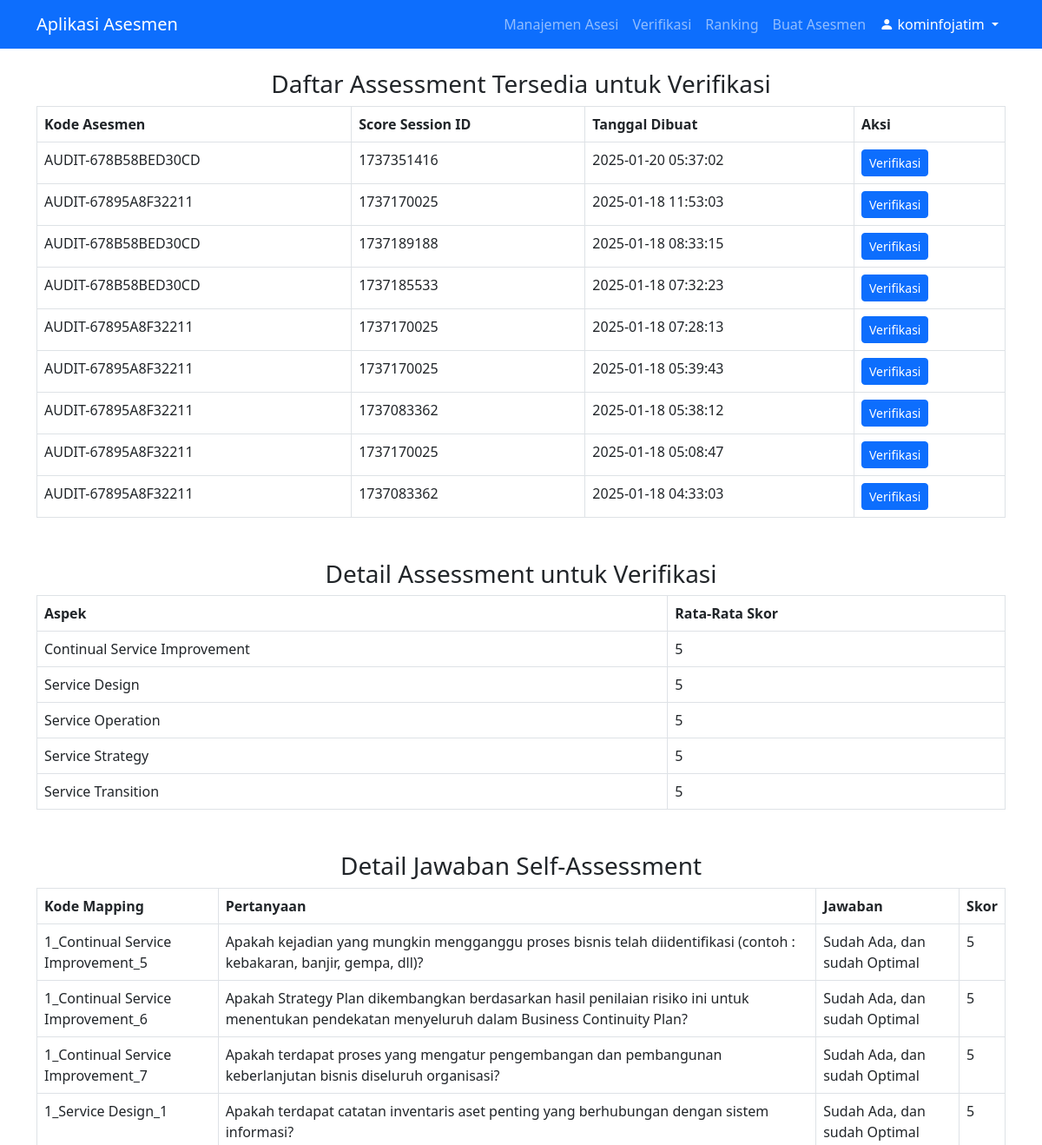
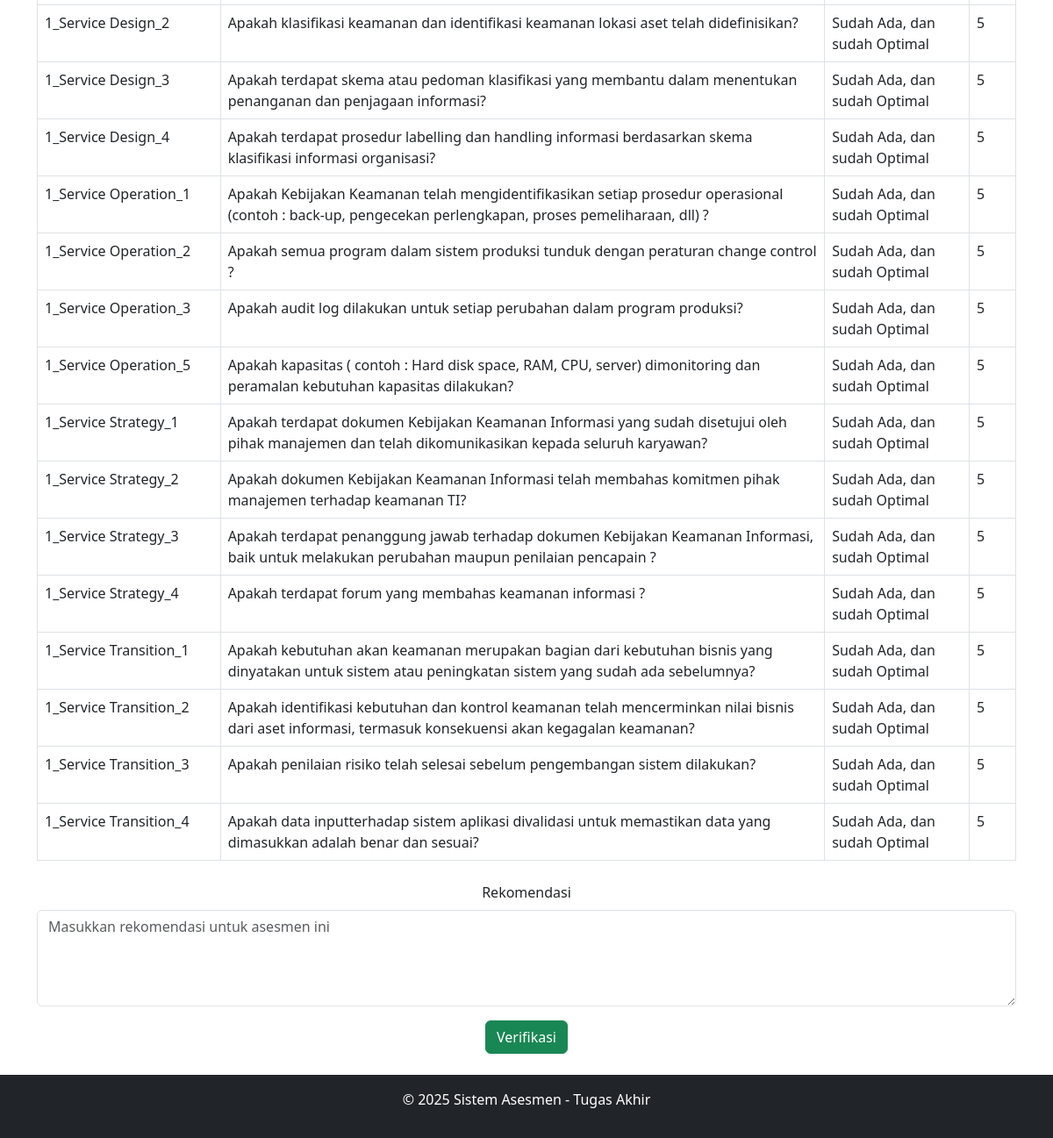
The app's page /views/tim_penilai/verif_asesmen.php?asesmen_kode=AUDIT-67895A8F32211&score_session_id=1737170025 (signed in) with its own data (2 pictures, top to bottom).
### tables this page shows
CREATE TABLE `asesmen_jawaban` (
  `id` int(11) NOT NULL,
  `user_id` int(11) NOT NULL,
  `question_id` int(11) NOT NULL,
  `asesmen_kode` varchar(50) DEFAULT NULL,
  `jawaban` text,
  `skor` int(11) DEFAULT NULL,
  `status` enum('draft','submitted') DEFAULT 'draft',
  `created_at` timestamp NOT NULL DEFAULT CURRENT_TIMESTAMP,
  `source` varchar(50) DEFAULT NULL,
  `periode_audit` year(4) NOT NULL,
  `score_session_id` int(11) DEFAULT NULL
);

CREATE TABLE `asesmen_pertanyaan` (
  `id` int(11) NOT NULL,
  `kode_mapping` varchar(255) NOT NULL,
  `asesmen_periode` int(11) DEFAULT NULL,
  `pertanyaan` text NOT NULL,
  `created_at` timestamp NOT NULL DEFAULT CURRENT_TIMESTAMP,
  `source` varchar(255) DEFAULT NULL
);

### views/tim_penilai/verif_asesmen.php (the view, shortened to what this page needs)
<?php
include '../../includes/db.php';
include '../../includes/header.php';
$asesmen_kode = isset($_GET['asesmen_kode']) ? $conn->real_escape_string($_GET['asesmen_kode']) : null;
$score_session_id = isset($_GET['score_session_id']) ? (int)$_GET['score_session_id'] : null;
$available_assessments = $conn->query("
    SELECT DISTINCT asesmen_kode, score_session_id, created_at
    FROM asesmen_hasil
    ORDER BY created_at DESC
");
$results_query = null;
if ($asesmen_kode && $score_session_id) {
    $results_query = $conn->query("
        SELECT DISTINCT aspek, skor_rata_rata
        FROM asesmen_hasil
        WHERE asesmen_kode = '$asesmen_kode' AND score_session_id = $score_session_id
        GROUP BY aspek
    ");
}
$details_query = null;
if ($asesmen_kode && $score_session_id) {
    $details_query = $conn->query("
        SELECT q.kode_mapping, q.pertanyaan, a.jawaban, a.skor
        FROM asesmen_jawaban a
        JOIN asesmen_pertanyaan q ON a.question_id = q.id
        WHERE a.asesmen_kode = '$asesmen_kode' AND a.score_session_id = $score_session_id
    ");
}
?>
<h3 class="text-center">Daftar Assessment Tersedia untuk Verifikasi</h3>
<table class="table table-bordered">
    <thead>
        <tr>
            <th>Kode Asesmen</th>
            <th>Score Session ID</th>
            <th>Tanggal Dibuat</th>
            <th>Aksi</th>
        </tr>
    </thead>
    <tbody>
        <?php while ($row = $available_assessments->fetch_assoc()): ?>
            <tr>
                <td><?php echo htmlspecialchars($row['asesmen_kode']); ?></td>
                <td><?php echo htmlspecialchars($row['score_session_id']); ?></td>
                <td><?php echo htmlspecialchars($row['created_at']); ?></td>
                <td>
                    <a href="verif_asesmen.php?asesmen_kode=<?php echo urlencode($row['asesmen_kode']); ?>&score_session_id=<?php echo urlencode($row['score_session_id']); ?>"
                       class="btn btn-primary btn-sm">
                        Verifikasi
                    </a>
                </td>
            </tr>
        <?php endwhile; ?>
    </tbody>
</table>
<?php if ($asesmen_kode && $score_session_id): ?>
    <h3 class="text-center mt-5">Detail Assessment untuk Verifikasi</h3>
    <?php if ($results_query && $results_query->num_rows > 0): ?>
        <table class="table table-bordered">
            <thead>
                <tr>
                    <th>Aspek</th>
                    <th>Rata-Rata Skor</th>
                </tr>
            </thead>
            <tbody>
                <?php while ($row = $results_query->fetch_assoc()): ?>
                    <tr>
                        <td><?php echo htmlspecialchars($row['aspek']); ?></td>
                        <td><?php echo htmlspecialchars(round($row['skor_rata_rata'], 2)); ?></td>
                    </tr>
                <?php endwhile; ?>
            </tbody>
        </table>
    <?php else: ?>
        <div class="alert alert-warning">Tidak ada hasil rata-rata untuk kode asesmen dan sesi skor ini.</div>
    <?php endif; ?>
    <?php if ($details_query && $details_query->num_rows > 0): ?>
        <h3 class="text-center mt-5">Detail Jawaban Self-Assessment</h3>
        <table class="table table-bordered">
            <thead>
                <tr>
                    <th>Kode Mapping</th>
                    <th>Pertanyaan</th>
                    <th>Jawaban</th>
                    <th>Skor</th>
                </tr>
            </thead>
            <tbody>
                <?php while ($row = $details_query->fetch_assoc()): ?>
                    <tr>
                        <td><?php echo htmlspecialchars($row['kode_mapping']); ?></td>
                        <td><?php echo htmlspecialchars($row['pertanyaan']); ?></td>
                        <td><?php echo htmlspecialchars($row['jawaban']); ?></td>
                        <td><?php echo htmlspecialchars($row['skor']); ?></td>
                    </tr>
                <?php endwhile; ?>
            </tbody>
        </table>
        <div class="text-center mt-4">
            <form method="POST" action="">
                <div class="mb-3">
                    <label for="rekomendasi" class="form-label">Rekomendasi</label>
                    <textarea name="rekomendasi" id="rekomendasi" class="form-control" rows="4" placeholder="Masukkan rekomendasi untuk asesmen ini" required></textarea>
                </div>
                <button type="submit" name="verify" class="btn btn-success">Verifikasi</button>
            </form>
        </div>
    <?php endif; ?>
<?php endif; ?>
<?php include '../../includes/footer.php'; ?>

### records on screen
asesmen_jawaban: asesmen_pertanyaan.kode_mapping "1_Continual Service Improvement_5", asesmen_pertanyaan.pertanyaan "Apakah kejadian yang mungkin mengganggu proses bisnis telah diidentifikasi (contoh : kebakaran, banjir, gempa, dll)?", jawaban "Sudah Ada, dan sudah Optimal", skor "5"
asesmen_jawaban: asesmen_pertanyaan.kode_mapping "1_Continual Service Improvement_6", asesmen_pertanyaan.pertanyaan "Apakah Strategy Plan dikembangkan berdasarkan hasil penilaian risiko ini untuk menentukan pendekatan menyeluruh dalam Business Continuity Plan?", jawaban "Sudah Ada, dan sudah Optimal", skor "5"
asesmen_jawaban: asesmen_pertanyaan.kode_mapping "1_Continual Service Improvement_7", asesmen_pertanyaan.pertanyaan "Apakah terdapat proses yang mengatur pengembangan dan pembangunan keberlanjutan bisnis diseluruh organisasi?", jawaban "Sudah Ada, dan sudah Optimal", skor "5"
asesmen_jawaban: asesmen_pertanyaan.kode_mapping "1_Service Design_1", asesmen_pertanyaan.pertanyaan "Apakah terdapat catatan inventaris aset penting yang berhubungan dengan sistem informasi?", jawaban "Sudah Ada, dan sudah Optimal", skor "5"
asesmen_jawaban: asesmen_pertanyaan.kode_mapping "1_Service Design_2", asesmen_pertanyaan.pertanyaan "Apakah klasifikasi keamanan dan identifikasi keamanan lokasi aset telah didefinisikan?", jawaban "Sudah Ada, dan sudah Optimal", skor "5"
asesmen_jawaban: asesmen_pertanyaan.kode_mapping "1_Service Design_3", asesmen_pertanyaan.pertanyaan "Apakah terdapat skema atau pedoman klasifikasi yang membantu dalam menentukan penanganan dan penjagaan informasi?", jawaban "Sudah Ada, dan sudah Optimal", skor "5"
asesmen_jawaban: asesmen_pertanyaan.kode_mapping "1_Service Design_4", asesmen_pertanyaan.pertanyaan "Apakah terdapat prosedur labelling dan handling informasi berdasarkan skema klasifikasi informasi organisasi?", jawaban "Sudah Ada, dan sudah Optimal", skor "5"
asesmen_jawaban: asesmen_pertanyaan.kode_mapping "1_Service Operation_1", asesmen_pertanyaan.pertanyaan "Apakah Kebijakan Keamanan telah mengidentifikasikan setiap prosedur operasional (contoh : back-up, pengecekan perlengkapan, proses pemeliharaan, dll) ?", jawaban "Sudah Ada, dan sudah Optimal", skor "5"
asesmen_jawaban: asesmen_pertanyaan.kode_mapping "1_Service Operation_2", asesmen_pertanyaan.pertanyaan "Apakah semua program dalam sistem produksi tunduk dengan peraturan change control ?", jawaban "Sudah Ada, dan sudah Optimal", skor "5"
asesmen_jawaban: asesmen_pertanyaan.kode_mapping "1_Service Operation_3", asesmen_pertanyaan.pertanyaan "Apakah audit log dilakukan untuk setiap perubahan dalam program produksi?", jawaban "Sudah Ada, dan sudah Optimal", skor "5"
asesmen_jawaban: asesmen_pertanyaan.kode_mapping "1_Service Operation_5", asesmen_pertanyaan.pertanyaan "Apakah kapasitas ( contoh : Hard disk space, RAM, CPU, server) dimonitoring dan peramalan kebutuhan kapasitas dilakukan?", jawaban "Sudah Ada, dan sudah Optimal", skor "5"
asesmen_jawaban: asesmen_pertanyaan.kode_mapping "1_Service Strategy_1", asesmen_pertanyaan.pertanyaan "Apakah terdapat dokumen Kebijakan Keamanan Informasi yang sudah disetujui oleh pihak manajemen dan telah dikomunikasikan kepada seluruh karyawan?", jawaban "Sudah Ada, dan sudah Optimal", skor "5"
asesmen_jawaban: asesmen_pertanyaan.kode_mapping "1_Service Strategy_2", asesmen_pertanyaan.pertanyaan "Apakah dokumen Kebijakan Keamanan Informasi telah membahas komitmen pihak manajemen terhadap keamanan TI?", jawaban "Sudah Ada, dan sudah Optimal", skor "5"
asesmen_jawaban: asesmen_pertanyaan.kode_mapping "1_Service Strategy_3", asesmen_pertanyaan.pertanyaan "Apakah terdapat penanggung jawab terhadap dokumen Kebijakan Keamanan Informasi, baik untuk melakukan perubahan maupun penilaian pencapain ?", jawaban "Sudah Ada, dan sudah Optimal", skor "5"
asesmen_jawaban: asesmen_pertanyaan.kode_mapping "1_Service Strategy_4", asesmen_pertanyaan.pertanyaan "Apakah terdapat forum yang membahas keamanan informasi ?", jawaban "Sudah Ada, dan sudah Optimal", skor "5"
asesmen_jawaban: asesmen_pertanyaan.kode_mapping "1_Service Transition_1", asesmen_pertanyaan.pertanyaan "Apakah kebutuhan akan keamanan merupakan bagian dari kebutuhan bisnis yang dinyatakan untuk sistem atau peningkatan sistem yang sudah ada sebelumnya?", jawaban "Sudah Ada, dan sudah Optimal", skor "5"
asesmen_jawaban: asesmen_pertanyaan.kode_mapping "1_Service Transition_2", asesmen_pertanyaan.pertanyaan "Apakah identifikasi kebutuhan dan kontrol keamanan telah mencerminkan nilai bisnis dari aset informasi, termasuk konsekuensi akan kegagalan keamanan?", jawaban "Sudah Ada, dan sudah Optimal", skor "5"
asesmen_jawaban: asesmen_pertanyaan.kode_mapping "1_Service Transition_3", asesmen_pertanyaan.pertanyaan "Apakah penilaian risiko telah selesai sebelum pengembangan sistem dilakukan?", jawaban "Sudah Ada, dan sudah Optimal", skor "5"
asesmen_jawaban: asesmen_pertanyaan.kode_mapping "1_Service Transition_4", asesmen_pertanyaan.pertanyaan "Apakah data inputterhadap sistem aplikasi divalidasi untuk memastikan data yang dimasukkan adalah benar dan sesuai?", jawaban "Sudah Ada, dan sudah Optimal", skor "5"

### other values on screen
$_SESSION['user'] "kominfojatim"
$row['asesmen_kode'] "AUDIT-678B58BED30CD"
$row['score_session_id'] "1737351416"
$row['created_at'] "2025-01-20 05:37:02"
$row['asesmen_kode'] "AUDIT-67895A8F32211"
$row['score_session_id'] "1737170025"
$row['created_at'] "2025-01-18 11:53:03"
$row['score_session_id'] "1737189188"
$row['created_at'] "2025-01-18 08:33:15"
$row['score_session_id'] "1737185533"
$row['created_at'] "2025-01-18 07:32:23"
$row['created_at'] "2025-01-18 07:28:13"
$row['created_at'] "2025-01-18 05:39:43"
$row['score_session_id'] "1737083362"
$row['created_at'] "2025-01-18 05:38:12"
